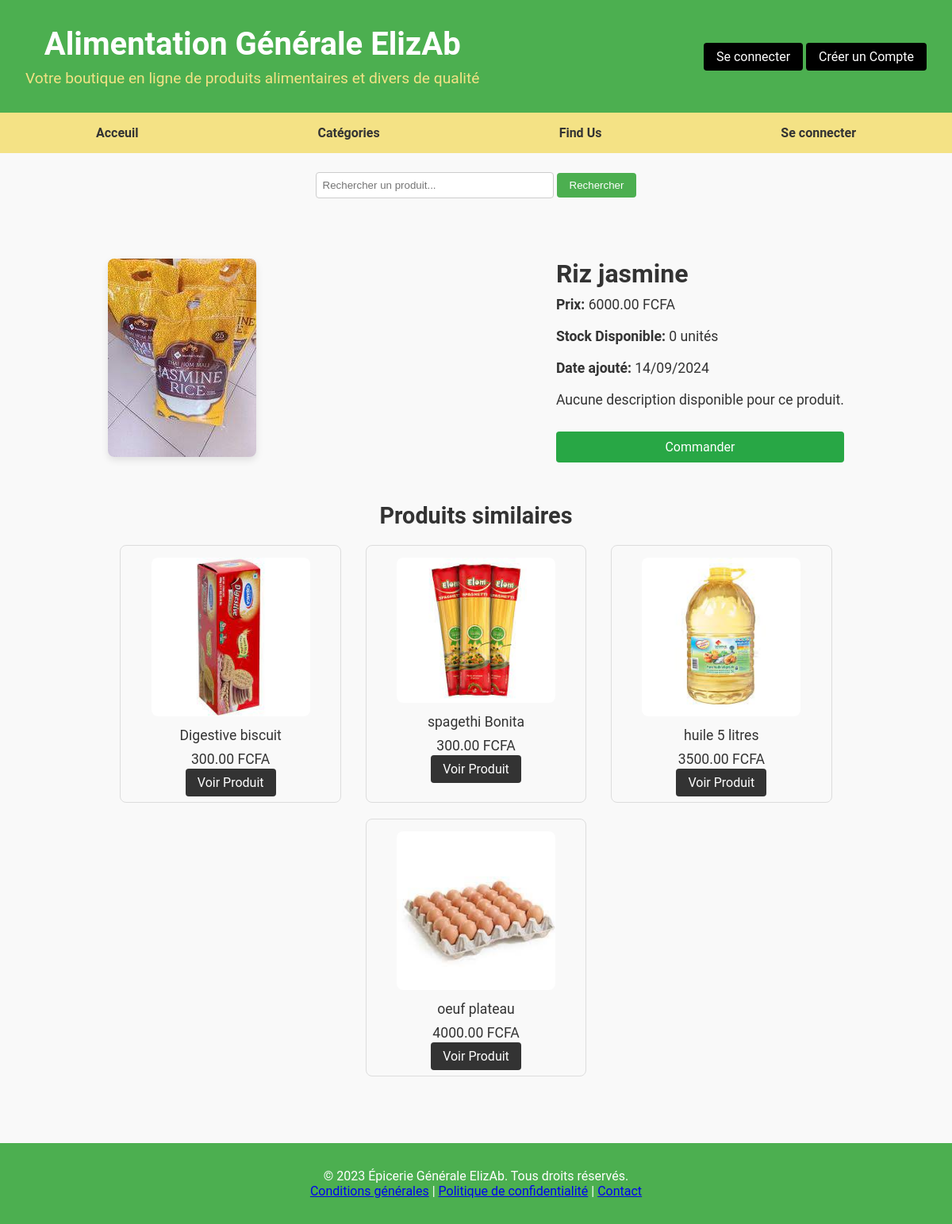
/detail/1, run on the app's committed database.
### store/models.py (models this page shows, shortened)
class Product(models.Model):
    name = models.CharField(max_length=200)  # Product name
    price = models.DecimalField(max_digits=10, decimal_places=2)  # Product price
    image = models.ImageField(upload_to='product_images/')  # Image upload path
    added_by = models.ForeignKey(User, on_delete=models.CASCADE, limit_choices_to={'is_superuser': True})  # Only superusers can add
    category = models.ForeignKey(Category, on_delete=models.SET_NULL, null=True, blank=True)  # Product category
    date_added = models.DateTimeField(auto_now_add=True)  # When the product was added
    stock = models.PositiveIntegerField(default=0)  # Product stock
    featured = models.BooleanField(default=False)
    description = models.TextField(blank=True, null=True)  # Optional description

### store/views.py (the view)
# urls.py: path('detail/<int:product_id>', views.product_detail, name='detail_product'),
def product_detail(request, product_id):
    product = get_object_or_404(Product, id=product_id)
    related_products = Product.objects.filter(category=product.category).exclude(id=product.id)[:4]  # Limit to 4 related products
    return render(request, 'product_detail.html', {
        'product': product,
        'related_products': related_products
    })

### store/context_processors.py (called while the page is built)
def categories_processor(request):
    categories = Category.objects.all()
    return {'categories': categories}

### store/templatetags/store_tags.py (called while the page is built)
@register.inclusion_tag('appbar.html')
def get_categories():
    categories = Category.objects.all()
    return {'categories': categories}

### store/templates/product_detail.html (shortened to what this page needs)
{% extends 'base2.html' %}
{% load static %}
{% block extra_css %}
    <link rel="stylesheet" href="{% static 'css/product_detail.css' %}">
{% endblock %}
{% block content %}
<section class="product-detail">
    <div class="product-detail-container">
        <div class="product-detail-image">
            <img src="{{ product.image.url }}" alt="{{ product.name }}" style="width: 100%; max-width: 600px;">
        </div>
        <div class="product-detail-info">
            <h1>{{ product.name }}</h1>
            <p><strong>Prix:</strong> {{ product.price }} FCFA</p>
            <p><strong>Stock Disponible:</strong> {{ product.stock }} unités</p>
            <p><strong>Date ajouté:</strong> {{ product.date_added|date:"d/m/Y" }}</p>
            {% if product.description %}
                <p><strong>Description:</strong> {{ product.description }}</p>
            {% else %}
                <p>Aucune description disponible pour ce produit.</p>
            {% endif %}
            <a href="{% url 'command' product.id %}" class="product-btn">Commander</a>
        </div>
    </div>
</section>
<section class="product-related-products">
    <h2>Produits similaires</h2>
    <div class="product-related-product-grid">
        {% for related_product in related_products %}
            <div class="product-related-product-card">
                <img src="{{ related_product.image.url }}" alt="{{ related_product.name }}" width="200" height="200">
                <p>{{ related_product.name }}</p>
                <p>{{ related_product.price }} FCFA</p>
                <a href="{% url 'detail_product' related_product.id %}" class="product-btn">Voir Produit</a>
            </div>
        {% endfor %}
    </div>
</section>
{% endblock %}

### store/static/css/home.css (style rules this page uses)
:root { --primary-color: #4caf50; --secondary-color: #f4e285; --text-color: #333; --background-color: #f9f9f9; --highlight-color: #a3ab40; --button-color: #000; --button-hover: #444; }
* { margin: 0; padding: 0; box-sizing: border-box; }
html, body { height: 100%; font-family: 'Roboto', sans-serif; background-color: var(--background-color); color: var(--text-color); }
body { display: flex; flex-direction: column; justify-content: space-between; }

### store/static/css/product_detail.css (style rules this page uses)
.product-detail-container { display: flex; flex-wrap: wrap; justify-content: space-between; margin: 20px 0; }
.product-detail-image img { border-radius: 8px; box-shadow: 0 4px 10px rgba(0, 0, 0, 0.1); }
.product-detail-info { max-width: 45%; display: flex; flex-direction: column; justify-content: space-between; }
.product-detail-info h1 { font-size: 2rem; color: #333; }
.product-detail-info p { margin: 10px 0; font-size: 1.1rem; }
.product-detail-info .product-btn { padding: 10px 20px; background-color: #28a745; color: #fff; text-align: center; text-decoration: none; border-radius: 4px; font-size: 1rem; margin-top: 20px; transition: background-color 0.3s ease; }
.product-related-products { margin-top: 50px; }
.product-related-products h2 { font-size: 1.8rem; margin-bottom: 20px; text-align: center; }
.product-related-product-grid { display: flex; justify-content: space-around; flex-wrap: wrap; }
.product-related-product-card { width: 30%; margin-bottom: 20px; text-align: center; background-color: #f9f9f9; border: 1px solid #ddd; border-radius: 8px; padding: 15px; transition: box-shadow 0.3s ease; }
.product-related-product-card img { max-width: 100%; height: auto; border-radius: 8px; }
.product-related-product-card p { margin: 10px 0; font-size: 1.1rem; }
.product-related-product-card .product-btn { background-color: #333; color: #fff; padding: 8px 15px; text-decoration: none; border-radius: 4px; transition: background-color 0.3s ease; }

### data on the page
Product: image (picture), name "Riz jasmine", price "6000.00", stock "0", date_added "14/09/2024"
Product: image (picture), name "Digestive biscuit", price "300.00"
Product: image (picture), name "spagethi Bonita", price "300.00"
Product: image (picture), name "huile 5 litres", price "3500.00"
Product: image (picture), name "oeuf plateau", price "4000.00"
